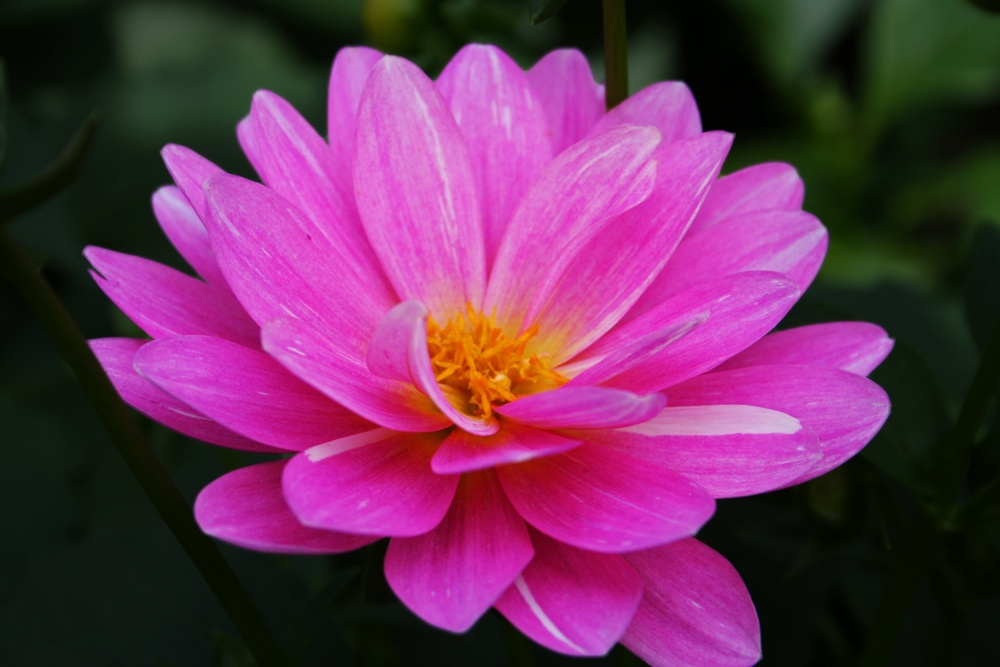
#> input picture flower.jpg, 1000 x 667 px, shrunk from 3456 x 2304 before the run
$ python blur_filter.py
#> lines starting #> are read from the running program, lines starting #| are printed output that depends on the picture
from PIL import Image, ImageFilter
import matplotlib.pyplot as plt

# Opens an image in RGB mode
im = Image.open("flower.jpg")
#> im is the input picture: PIL image 1000x667 RGB; mean R, G, B 108.5, 48.8, 89.6

# Blurring the image
im1 = im.filter(ImageFilter.BoxBlur(95))
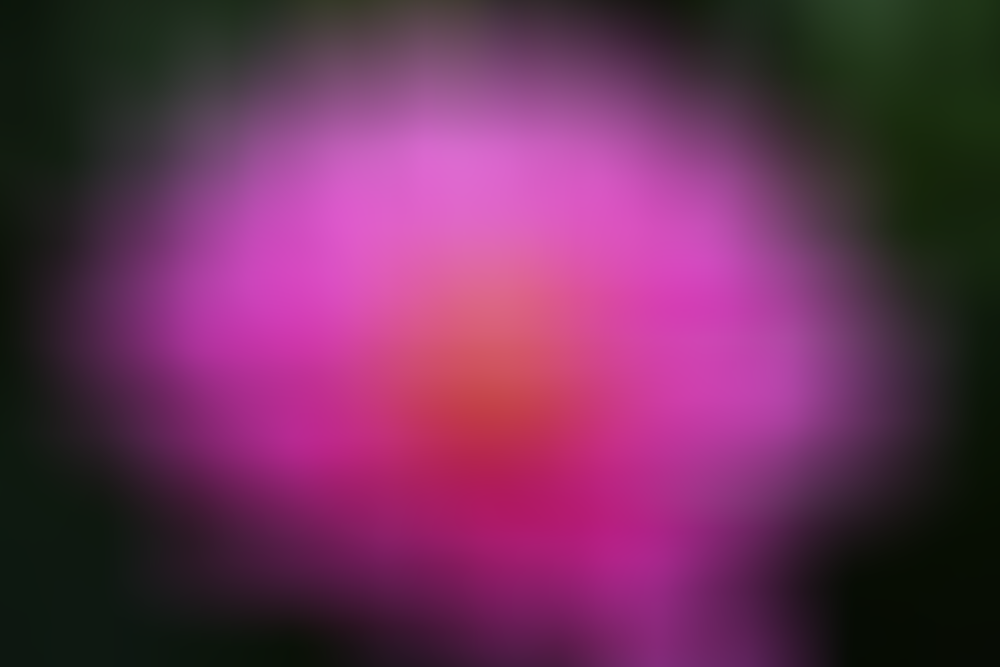
#> im1: PIL image 1000x667 RGB; mean R, G, B 107.3, 48.4, 88.4

# Shows the image in image viewer
plt.imshow(im1)
plt.title("Blurred Image")
plt.axis('off')
plt.show()
